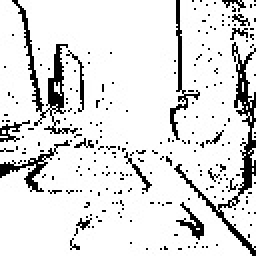
#> input picture Hough Transform/Homography/botView.jpg, 128 x 128 px (shown 2 times larger)
$ python HomographyExtractor.py   (Python 2 division)
#> lines starting #> are read from the running program, lines starting #| are printed output that depends on the picture
import cv2
import numpy as np

if __name__ == '__main__' :

    # Read source image.
    im_src = cv2.imread('botView.jpg')
#> im_src is the input picture: shape (128, 128, 3); min 0, max 255, mean 223.8
    # Four corners of the book in source image
    pts_src = np.array([[44, 101], [90, 101], [108, 123],[34, 122]])


    # Read destination image.
    im_dst = cv2.imread('topView.jpg')
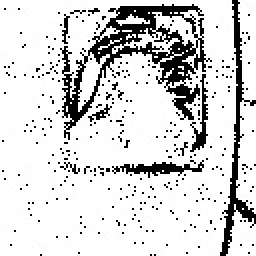
#> input picture Hough Transform/Homography/topView.jpg, 128 x 128 px (shown 2 times larger)
#> im_dst is the input picture: shape (128, 128, 3); min 0, max 255, mean 213.3
    # Four corners of the book in destination image.
    pts_dst = np.array([[33, 5],[100, 4],[101, 85],[33, 84]])

    # Calculate Homography
    h, status = cv2.findHomography(pts_src, pts_dst)
    print h
    # Warp source image to destination based on homography
    im_out = cv2.warpPerspective(im_src, h, (im_dst.shape[1],im_dst.shape[0]))
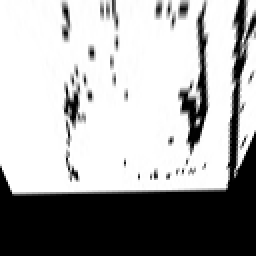
#> im_out: shape (128, 128, 3) (shown 2 times larger); min 0, max 255, mean 169.4
    print im_out.shape
#| (128, 128, 3)
    print im_out
#> (printed output is left out)

    # Display images
#    cv2.imshow("Source Image", im_src)
#    cv2.imshow("Destination Image", im_dst)
#    cv2.imshow("Warped Source Image", im_out)
    cv2.imwrite("warpView.jpg", im_out)
    cv2.waitKey(0)
